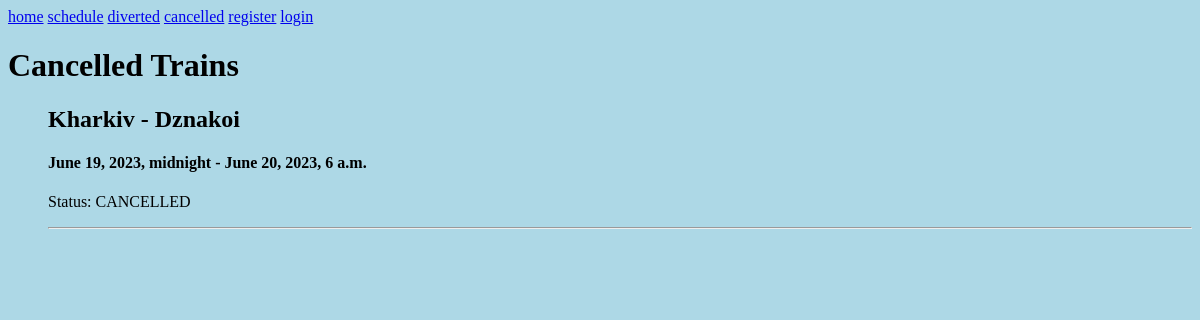
/cancelled/, run on the app's committed database.
### railway/models.py (models this page shows, shortened)
class Trains(models.Model):
    number = models.IntegerField("TrainNumber")
    status = models.CharField('StatusOfTrain', max_length=9, choices=(('NORM', 'normal'), ('CANCELLED', 'cancelled'), ('DIV', 'diverted')), default='normal')
    from_city = models.CharField(max_length=255, verbose_name= 'from')
    to_city = models.CharField(max_length=255, verbose_name= 'to')
    departure_date = models.DateTimeField(verbose_name= 'departure_date')
    arrival_date = models.DateTimeField(verbose_name= 'arrival_date')
    slug = models.SlugField(max_length=255, unique=False, db_index = True, verbose_name="URL")

### railway/views.py (the view)
# urls.py: path('cancelled/', Cancelled.as_view(), name = "cancelled"),
class Cancelled(ListView):
    model = Trains #Select all records from the table and try to display them as a list
    template_name = 'railway/cancelled.html' #The path to the required html file
    context_object_name = 'trains' #Put list records from the table in trains
    def get_context_data(self, *, object_list=None, **kwargs):  #Passing static and dynamic data
        context = super().get_context_data(**kwargs)
        context['title'] = 'Cancelled Trains'
        context['menu'] = menu
        return context
    def get_queryset(self): #Return list with elemts that meets the filter criteria
        return Trains.objects.filter(status = 'CANCELLED')

### railway/templates/railway/cancelled.html
{% extends 'railway/base.html' %}
{%block content%}
<h1>{{title}}</h1>
<ul>
    {%for t in trains%}
    <h2>{{ t.from_city }} - {{ t.to_city }}</h2>
    <h4>{{ t.departure_date }} - {{ t.arrival_date }}</h4>
    <p>Status: {{t.status}}</p>
    <hr>
    {%endfor%}
</ul>
{%endblock content%}

### railway/static/railway/css/styles.css (style rules this page uses)
body { background-color: lightblue; }

### data on the page
Trains: from_city "Kharkiv", to_city "Dznakoi", departure_date "June 19, 2023, midnight", arrival_date "June 20, 2023, 6 a.m.", status "CANCELLED"

### other printed values
{{ m }} "home" "schedule" "diverted" "cancelled"
{{ title }} "Cancelled Trains"
